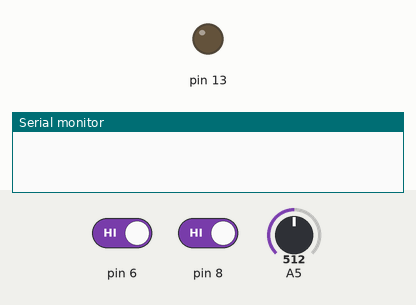
The sketch below on a simulated Arduino Uno, built with avr-gcc and run on an emulated ATmega328P. Shown: output pins drawn as LEDs (lit = HIGH), the last lines printed to the serial monitor. Inputs (shaded band) come from the test bench; at power-on: pin 6 HIGH, pin 8 HIGH, A5 = 512.

Above: at 1.2 s.
1.3 s: pin 6 driven LOW
At 1.7 s:
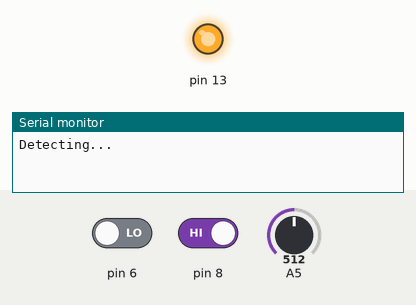
2.8 s: pin 8 driven LOW
5.8 s: pin 6 driven HIGH
At 8.5 s:
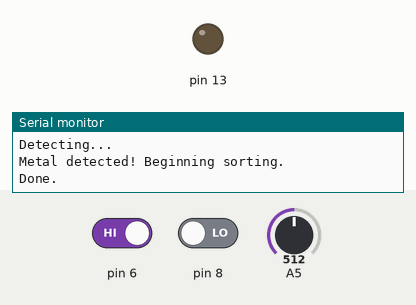
8.8 s: pin 6 driven LOW and pin 8 driven HIGH
At 9.7 s:
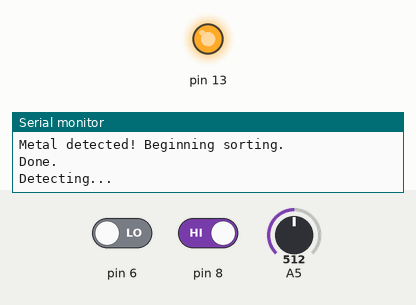
Timing chart, 0 to 11.8 s (numbered marks = the images above; inputs shaded):
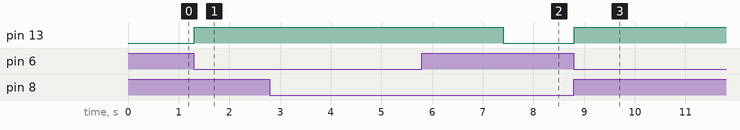

Measured:
- after the input at 1.3 s, pin 13: LOW → HIGH at once
- after the input at 5.8 s, pin 13: HIGH → LOW after 1.6 s
- after the input at 8.8 s, pin 13: LOW → HIGH at once

The sketch:

main_code.ino
```cpp
void setup() {
  pinMode(13, OUTPUT);
  pinMode(8, INPUT);
  pinMode(6, INPUT);
  Serial.begin(9600);


}

void loop() {

  int analogValue = analogRead(A5);

  if(digitalRead(6) == LOW){
    digitalWrite(13, HIGH);
    delay(100);
    Serial.println("Detecting...");
    delay(3000);
    if( digitalRead(8) == LOW ){
    Serial.println( "Metal detected! Beginning sorting." );
         delay(3000);
         Serial.println("Done.");
         return;
       }
       else{
         Serial.println( "Non-metal waste. Continuing detection...");
         delay(2000);
       }

  //works well until plastic detection
  //to be improved

    Serial.print("Sensing light level = ");
    Serial.print(analogValue);


    if (analogValue < 100) {
      Serial.println(" - Very bright");
      delay(1000);
      Serial.println("Plastic detected! Beginning sorting.");
      delay(3000);
      Serial.println("Done");
      return;
    } else if (analogValue < 200) {
      Serial.println(" - Bright");
    } else if (analogValue < 500) {
      Serial.println(" - Light");
    } else if (analogValue < 800) {
      Serial.println(" - Dim");
      delay(1000);
      Serial.println("Non-plastic. Beginning sorting...");
      delay(3000);
      Serial.println("Done.");
      return;
    } else {
      Serial.println(" - Dark");
    }
    delay(500);
}
    else {
      digitalWrite(13, LOW);
      delay(10);
    }
}
```
